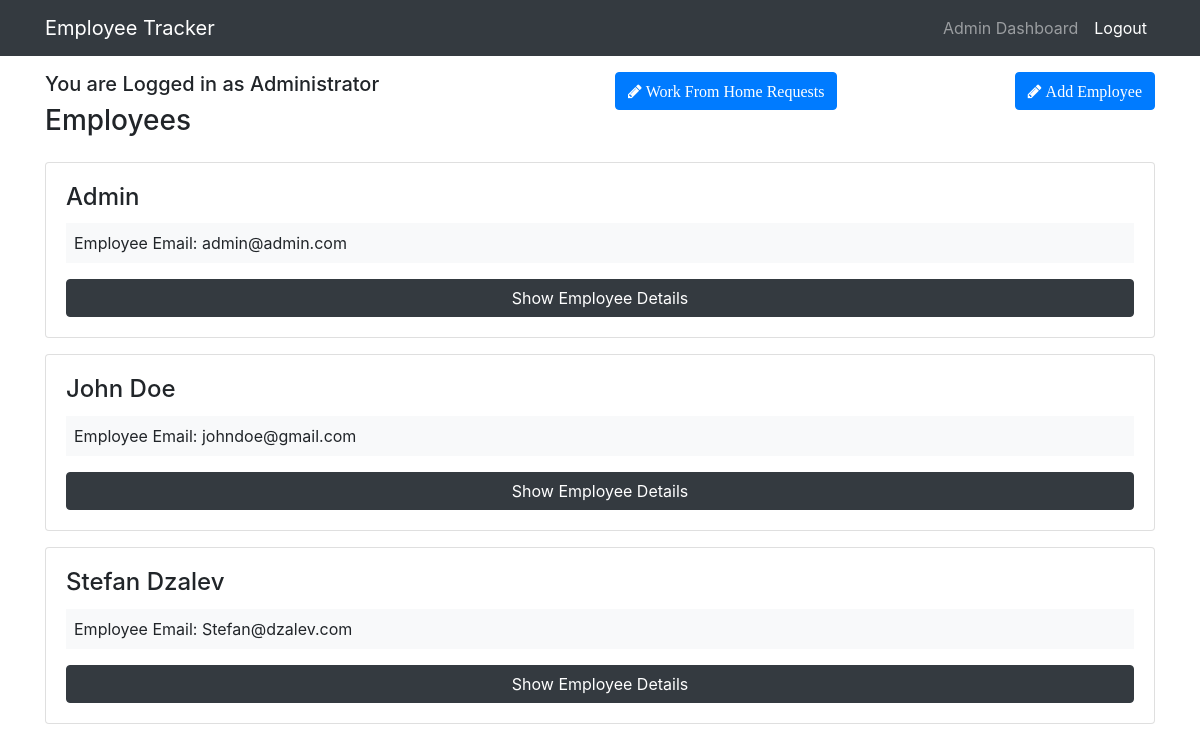
Page /employees (signed in) on the committed database.
### tables this page shows
CREATE TABLE `users` (
  `id` int(11) NOT NULL,
  `name` varchar(255) NOT NULL,
  `email` varchar(255) NOT NULL,
  `password` varchar(255) NOT NULL,
  `user_type` int(11) NOT NULL COMMENT '1- admin 0-employee',
  `created_at` datetime NOT NULL DEFAULT current_timestamp()
);

### app/controllers/Employees.php (called while the page is built, shortened)
<?php
class Employees extends Controller
{
    public function __construct()
    {
        $this->employeeModel = $this->model('Employee');
        $this->requestModel  = $this->model('Request');
    }
    public function index()
    {
        $employees = $this->employeeModel->getEmployees();
        $requests  = $this->requestModel->getRequests();
        $data = [
            'employees' => $employees,
            'requests'  => $requests
        ];
        $this->view('employees/index', $data);
    }
}

### app/libraries/Core.php (called while the page is built, shortened)
<?php
class Core {
    protected $currentMethod = 'index';
    public function __construct(){
        $url = $this->getUrl();
        if(file_exists('../app/controllers/' . ucwords($url[0]). '.php')){
            unset($url[0]);
        }
        $this->currentController = new $this->currentController;
        $this->params = $url ? array_values($url) : [];
        call_user_func_array([$this->currentController, $this->currentMethod], $this->params);
    }
    public function getUrl(){
        if(isset($_GET['url'])){
            $url = rtrim($_GET['url'], '/');
            $url = filter_var($url, FILTER_SANITIZE_URL);
            $url = explode('/', $url);
            return $url;
        }
    }
}

### public/index.php (called while the page is built, shortened)
<?php
$init = new Core;

### app/libraries/Database.php (called while the page is built, shortened)
<?php
class Database {
    private $host = DB_HOST;
    private $user = DB_USER;
    private $pass = DB_PASS;
    private $dbname = DB_NAME;
    private $dbh;
    private $stmt;
    public function __construct(){
        $dsn = 'mysql:host=' . $this->host . ';dbname=' . $this->dbname;
        $options = array(
            PDO::ATTR_PERSISTENT => true,
            PDO::ATTR_ERRMODE => PDO::ERRMODE_EXCEPTION
        );
        try{
            $this->dbh = new PDO($dsn, $this->user, $this->pass, $options);
        } catch(PDOException $e){
            $this->error = $e->getMessage();
            echo $this->error;
        }
    }
    public function query($sql){
        $this->stmt = $this->dbh->prepare($sql);
    }
    public function execute(){
        return $this->stmt->execute();
    }
    public function resultSet(){
        $this->execute();
        return $this->stmt->fetchAll(PDO::FETCH_OBJ);
    }
}

### app/models/Employee.php (called while the page is built, shortened)
<?php
class Employee {
    private $db;
    public function __construct()
    {
        $this->db = new Database;
    }
    public function getEmployees(){
        $this->db->query('SELECT * FROM users ');
        $results = $this->db->resultSet();
        return $results;
    }
}

### app/views/employees/index.php (the view, shortened to what this page needs)
<?php require APPROOT . '/views/inc/header.php'; ?>
<?php if ($_SESSION['user_type'] == 1) : ?>
    <div class="row mb-3">
        <div class="col-md-6">
            <h5>You are Logged in as Administrator</h5>
            <h3>Employees</h3>
        </div>
        <div class="col-md-6">
            <a href="<?php echo URLROOT; ?>/employees/add" class="btn btn-primary pull-right ">
                <i class="fa fa-pencil"> Add Employee</i>
            </a>
            <a href="<?php echo URLROOT; ?>/employees/requests" class="btn btn-primary  ">
                <i class="fa fa-pencil"> Work From Home Requests</i>
            </a>
        </div>
    </div>
    <?php foreach ($data['employees'] as $employee) : ?>
        <div class="card card-body mb-3">
            <div>
                <h4 class="card-title"><?php echo $employee->name; ?></h4>
                <div class="bg-light p-2 mb-3">
                    Employee Email:  <?php echo $employee->email; ?>
                </div>
            </div>
            <a href="<?php echo URLROOT;?>/employees/show/<?php echo $employee->id?>" class="btn btn-dark">Show Employee Details</a>
        </div>
    <?php endforeach; ?>
<?php else: ?>
<?php header('location: ' . URLROOT . '/employees/show/'.  $_SESSION['user_id'] ); ?>
<?php endif; ?>
<?php require APPROOT . '/views/inc/footer.php'; ?>

### rows in the picture
users: name "Admin", email "admin@admin.com"
users: name "John Doe", email "johndoe@gmail.com"
users: name "Stefan Dzalev", email "Stefan@dzalev.com"

### other values in the picture
SITENAME "Employee Tracker"
